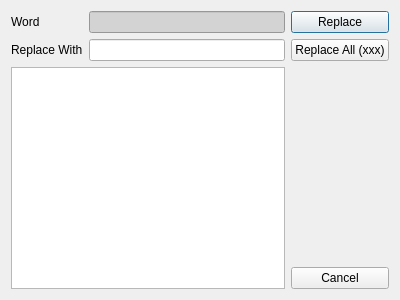
<?xml version="1.0" encoding="UTF-8"?>
<ui version="4.0">
 <class>SpellChecker::Internal::SuggestionsDialog</class>
 <widget class="QDialog" name="SpellChecker::Internal::SuggestionsDialog">
  <property name="windowModality">
   <enum>Qt::ApplicationModal</enum>
  </property>
  <property name="geometry">
   <rect>
    <x>0</x>
    <y>0</y>
    <width>400</width>
    <height>300</height>
   </rect>
  </property>
  <property name="windowTitle">
   <string>Alternative Spelling</string>
  </property>
  <layout class="QGridLayout" name="gridLayout">
   <item row="0" column="1">
    <widget class="QLineEdit" name="lineEditWord">
     <property name="styleSheet">
      <string notr="true">background: lightgrey</string>
     </property>
     <property name="readOnly">
      <bool>true</bool>
     </property>
    </widget>
   </item>
   <item row="0" column="0">
    <widget class="QLabel" name="label_2">
     <property name="text">
      <string>Word</string>
     </property>
    </widget>
   </item>
   <item row="1" column="1">
    <widget class="QLineEdit" name="lineEditReplacement">
     <property name="styleSheet">
      <string notr="true"/>
     </property>
     <property name="text">
      <string/>
     </property>
    </widget>
   </item>
   <item row="1" column="0">
    <widget class="QLabel" name="label">
     <property name="text">
      <string>Replace With</string>
     </property>
    </widget>
   </item>
   <item row="2" column="0" colspan="2">
    <widget class="QListWidget" name="listWidgetSuggestions">
     <property name="editTriggers">
      <set>QAbstractItemView::NoEditTriggers</set>
     </property>
     <property name="alternatingRowColors">
      <bool>true</bool>
     </property>
    </widget>
   </item>
   <item row="0" column="2" rowspan="3">
    <widget class="QWidget" name="widget" native="true">
     <layout class="QVBoxLayout" name="verticalLayout">
      <property name="leftMargin">
       <number>0</number>
      </property>
      <property name="topMargin">
       <number>0</number>
      </property>
      <property name="rightMargin">
       <number>0</number>
      </property>
      <property name="bottomMargin">
       <number>0</number>
      </property>
      <item>
       <widget class="QPushButton" name="pushButtonReplace">
        <property name="text">
         <string>Replace</string>
        </property>
       </widget>
      </item>
      <item>
       <widget class="QPushButton" name="pushButtonReplaceAll">
        <property name="text">
         <string>Replace All (xxx)</string>
        </property>
       </widget>
      </item>
      <item>
       <spacer name="verticalSpacer">
        <property name="orientation">
         <enum>Qt::Vertical</enum>
        </property>
        <property name="sizeHint" stdset="0">
         <size>
          <width>20</width>
          <height>40</height>
         </size>
        </property>
       </spacer>
      </item>
      <item>
       <widget class="QPushButton" name="pushButtonCancel">
        <property name="text">
         <string>Cancel</string>
        </property>
       </widget>
      </item>
     </layout>
    </widget>
   </item>
  </layout>
 </widget>
 <resources/>
 <connections/>
</ui>
